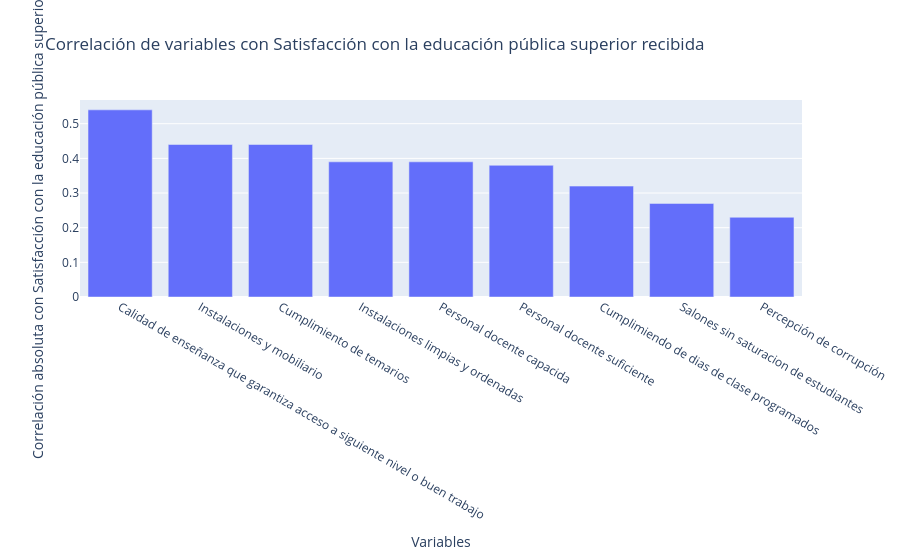

Notebook code for this chart:
### Markdown cell above
Mejor hay que preguntarnos entonces que hace que la gente este más satisfecha o insatisfecha con la educación pública superior que recibe.

### Code cell
# Seleccion de características basada en correlación

mcorp5 = corr_matrix['P5_3A'].abs().sort_values(ascending=False)
# Remove 'Satisfacción con la educación pública superior recibida' from mcorp5
mcorp5 = mcorp5.drop('P5_3A')
# Plot mcorp5 as bar chart
# Use dict col_dict to rename x axis labels without modifying mcorp5 index
fig = px.bar(mcorp5, x=[col_dict[col] for col in mcorp5.index], y=mcorp5.values,
             labels={'x': 'Variables', 'y': 'Correlación absoluta con Satisfacción con la educación pública superior recibida'},
             title='Correlación de variables con Satisfacción con la educación pública superior recibida')
fig.show()

### Figure 1 — Plotly figure (JSON) as saved in the notebook; plotly's stock layout.template omitted (floating-point values rounded to 4 significant figures)
{"data": [{"hovertemplate": "Variables=%{x}<br>Correlación absoluta con Satisfacción con la educación pública superior recibida=%{y}<extra></extra>", "legendgroup": "", "marker": {"color": "#636efa", "pattern": {"shape": ""}}, "name": "", "orientation": "v", "showlegend": false, "textposition": "auto", "type": "bar", "x": ["Calidad de enseñanza que garantiza acceso a siguiente nivel o buen trabajo", "Instalaciones y mobiliario", "Cumplimiento de temarios", "Instalaciones limpias y ordenadas", "Personal docente capacida", "Personal docente suficiente", "Cumplimiendo de dias de clase programados", "Salones sin saturacion de estudiantes", "Percepción de corrupción"], "xaxis": "x", "y": [0.54, 0.44, 0.44, 0.39, 0.39, 0.38, 0.32, 0.27, 0.23], "yaxis": "y"}], "layout": {"barmode": "relative", "legend": {"tracegroupgap": 0}, "title": {"text": "Correlación de variables con Satisfacción con la educación pública superior recibida"}, "xaxis": {"anchor": "y", "domain": [0, 1], "title": {"text": "Variables"}}, "yaxis": {"anchor": "x", "domain": [0, 1], "title": {"text": "Correlación absoluta con Satisfacción con la educación pública superior recibida"}}}}
